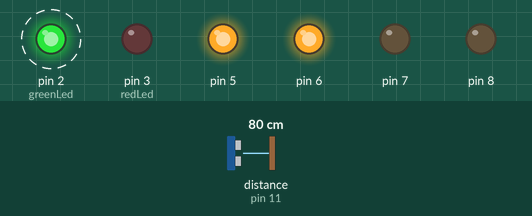
Recording of a sketch running on a simulated Arduino Uno, built with avr-gcc and run on an emulated ATmega328P. Shown: output pins drawn as LEDs (lit = HIGH). Wiring (inferred from the names in the program): ultrasonic range finder: trigger pin 13; echo pin 11. Dashed ring = blinking. Inputs (shaded band) come from the test bench; at power-on: distance to the obstacle (sensor on pin 11) 80 cm. The echo pulse lasts 58.3 µs per cm; random numbers use the default seed unless the sketch sets one; pins used as bus, display or sensor lines are not drawn.

Above: at 6.2 s.
6.3 s: distance to the obstacle (sensor on pin 11) set to 2 cm
At 6.8 s:
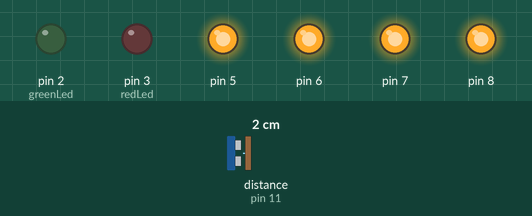
9.3 s: distance to the obstacle (sensor on pin 11) set to 28 cm
12.3 s: distance to the obstacle (sensor on pin 11) set to 32 cm
At 13.8 s:
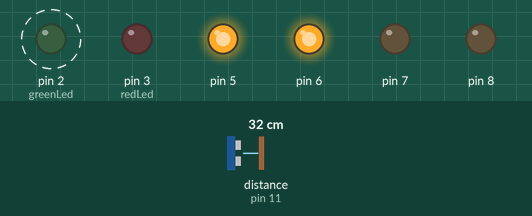
15.3 s: distance to the obstacle (sensor on pin 11) set to 4 cm
At 17.13 s:
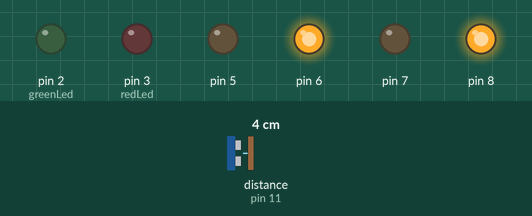
18.3 s: distance to the obstacle (sensor on pin 11) set to 120 cm
At 19.9 s:
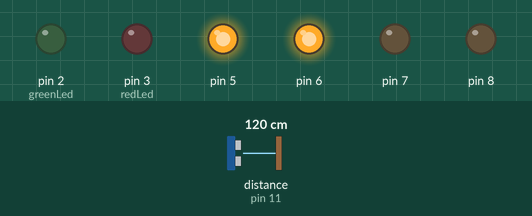
21.3 s: distance to the obstacle (sensor on pin 11) set to 9 cm
At 21.63 s:
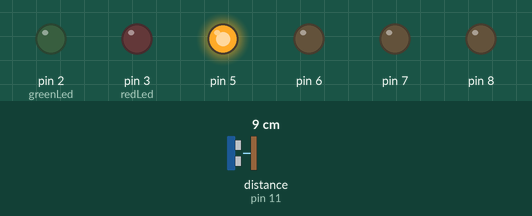
Timing chart, 0 to 38.0 s (numbered marks = the images above; inputs shaded):
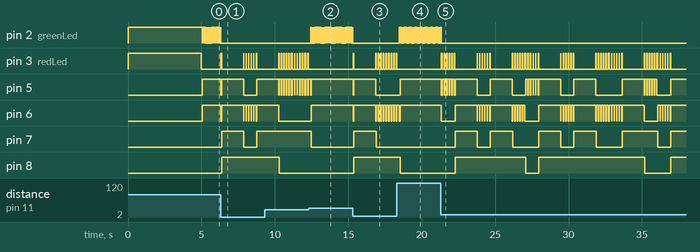

The sketch:

CarRobot.ino
```cpp
#include <DualMotor.h> //Inclui a biblioteca DualMotor.h
DualMotor dualmotor; //Inst√¢ncia a DualMotor
// VERSION 3
// pins used for this shield 5,6,7,8
// pins used for ultrasensor 13,12,11
int trigPin = 13;//ultra sensor send sound wave
int echoPin = 11; //ultra sensor receive sound wave
int greenLed = 2; // green led means that no obstacule was found
int redLed = 3; // red led means that obstacule was found

int maximumRange = 30; //if distance is less than this value the strategy to avoid will be started
int minTime = 10; //min time to go forward
int timeBack = 1500; //when going backwards this time will be considered
int turnTime = 150; //time to turn for left or right
int motorSpeed = 255; // define the motor speed angle

bool showLog = false; // when true show log
int logDelay = 500; // delay time to show logs

void setup() {
  stopMotor();

  Serial.begin (9600);

  pinMode(trigPin, OUTPUT);
  pinMode(echoPin, INPUT);
  pinMode(greenLed, OUTPUT);
  pinMode(redLed, OUTPUT);

  digitalWrite(greenLed, HIGH);
  digitalWrite(redLed, HIGH);
  delay(5000);
  digitalWrite(greenLed, LOW);
  digitalWrite(redLed, LOW);
}

void loop() {
  if (canGo()) {
    debug("Going forward");
    goForward();
  } else {
    debug("avoind obstacle");
    avoidObstacle();
  }
}

void goForward() {
  stopMotor();
  while (true) {
    if (!canGo()) {
      break;
    } else {
      dualmotor.M1move(motorSpeed, 0);
      dualmotor.M2move(motorSpeed, 0);
      delay(minTime);
    }
  }
}

void goBackward() {
  stopMotor();
  goBackward(timeBack);
}

void goBackward(int timeTo) {
  stopMotor();
  dualmotor.M1move(motorSpeed, 1);
  dualmotor.M2move(motorSpeed, 1);
  delay(timeTo);
}


void turn() {
  stopMotor();
  int maxTurns = 5;
  int strategy = random(0, 2); // values -> 0 - 1
  debug("turn strategy", strategy);
  while(!canGo() && maxTurns > 0) {
    if (strategy == 0) {
      debug("turning M1");
      dualmotor.M1move(motorSpeed, 0);
      //dualmotor.M2move(motorSpeed, 1);
    } else {
      debug("turning M2");
      //dualmotor.M1move(motorSpeed, 1);
      dualmotor.M2move(motorSpeed, 0);
    }
    maxTurns--;
    delay(turnTime);
  }
  stopMotor();
}

void stopMotor() {
  dualmotor.M1parar();
  dualmotor.M2parar();
}

void avoidObstacle() {
  stopMotor();
  int strategy = random(0, 2); // values -> 0 - 1
  debug("Strategy selected", strategy);
  switch (strategy) {
    case 0: strategy0(); break;
    case 1: strategy1(); break;
    default: break;
  }
}
void strategy0() {
  debug("Strategy 0 started");
  turn();
  debug("Strategy 0 finished");
}
void strategy1() {
  debug("Strategy 1 started");
  goBackward();
  turn();
  debug("Strategy 1 finished");
}

boolean canGo() {
  if (readDistance() > maximumRange) {
    return true;
  } else {
    stopMotor();
    return false;
  }
}

long readDistance() {
  /* The following trigPin/echoPin cycle is used to determine the
   distance of the nearest object by bouncing soundwaves off of it. */
  digitalWrite(trigPin, LOW);
  delayMicroseconds(2);

  digitalWrite(trigPin, HIGH);
  delayMicroseconds(10);

  digitalWrite(trigPin, LOW);
  long duration = pulseIn(echoPin, HIGH);

  //Calculate the distance (in cm) based on the speed of sound.
  long distance = duration / 58.2;

  debug("Distance", distance);

  if (distance > maximumRange) {
      digitalWrite(greenLed, HIGH);
  } else {
    stopMotor();
    digitalWrite(redLed, HIGH);
  }
  //Delay 50ms before next reading.
  delay(20);
  digitalWrite(greenLed, LOW);
  digitalWrite(redLed, LOW);
  return distance;
}

void debug(String msg) {
  if (showLog) {
    Serial.println(msg);
    delay(logDelay);
  }
}

void debug(String msg, long number) {
  if (showLog) {
    Serial.print(msg + "->");
    Serial.println(number);
    delay(logDelay);
  }
}
```

Measured:
- the behaviour switches between 31 and 32 cm on distance to the obstacle (sensor on pin 11) (found by bisection; images 1 and 2)
- after the input at 6.3 s, pin 3 (redLed): goes HIGH 0.04 s, LOW 1.5 s, 5 × (HIGH 0.02 s, LOW 0.15 s), HIGH 0.04 s, then LOW, starting at once; pin 5: HIGH → LOW at once, → HIGH 0.04 s later, → LOW 1.5 s later, → HIGH 0.90 s later
- after the input at 12.3 s, pin 2 (greenLed): alternates HIGH for 0.02 s and LOW for 0.01 s, starting after 0.13 s
- after the input at 15.3 s, pin 5: HIGH → LOW at once, → HIGH 0.04 s later, → LOW 1.5 s later; pin 7: LOW → HIGH after 0.07 s, → LOW 1.5 s later; pin 8: LOW → HIGH after 0.07 s
- after the input at 18.3 s, pin 2 (greenLed): LOW → HIGH after 0.16 s, then repeats every 0.04 s: LOW 0.02 s, HIGH 0.02 s
- after the input at 21.3 s, pin 3 (redLed): LOW → HIGH at once, then repeats every 5.7 s: 5 × (LOW 0.15 s, HIGH 0.02 s), LOW 1.5 s, 5 × (HIGH 0.02 s, LOW 0.15 s), HIGH 0.04 s, LOW 1.5 s, 5 × (HIGH 0.02 s, LOW 0.15 s), HIGH 0.06 s; pin 7: LOW → HIGH after 0.97 s, → LOW 1.5 s later, → HIGH 0.88 s later, → LOW 1.5 s later, … (11 changes in this stretch)
